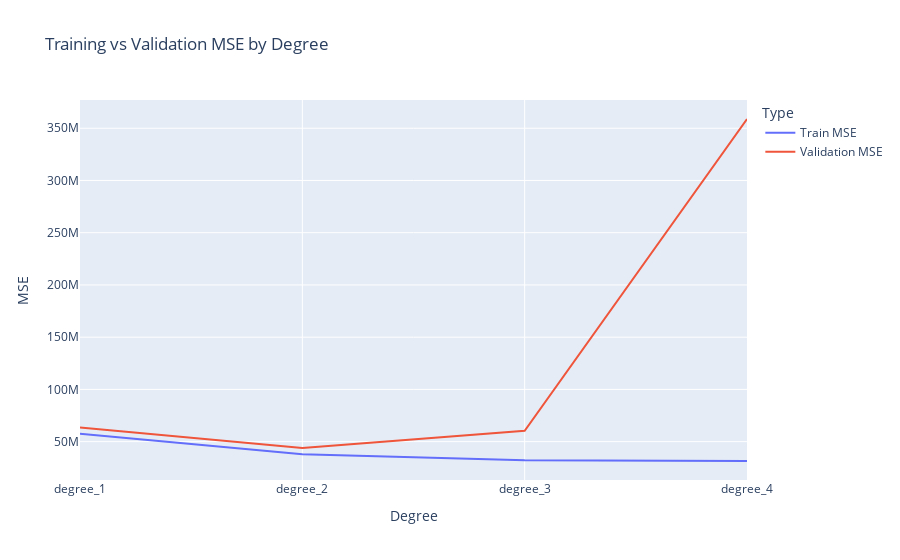

Notebook source saved alongside this figure:
### Code cell
#understand how test and train mse vary with polynomial degree
linear_mse_scores = pd.DataFrame({
    'Degree': list(cv_scores_train.keys()),
    'Train MSE': list(cv_scores_train.values()),
    'Validation MSE': list(cv_scores_val.values())
})
fig1 = px.line(linear_mse_scores.melt(id_vars = 'Degree', var_name = 'Type', value_name = 'MSE'),
               x = 'Degree', y = 'MSE', color = 'Type', title = 'Training vs Validation MSE by Degree')
fig1.show()

### Figure 1 — Plotly figure (JSON) as saved in the notebook; plotly's stock layout.template omitted (floating-point values rounded to 4 significant figures)
{"data": [{"hovertemplate": "Type=Train MSE<br>Degree=%{x}<br>MSE=%{y}<extra></extra>", "legendgroup": "Train MSE", "line": {"color": "#636efa", "dash": "solid"}, "marker": {"symbol": "circle"}, "mode": "lines", "name": "Train MSE", "orientation": "v", "showlegend": true, "type": "scatter", "x": ["degree_1", "degree_2", "degree_3", "degree_4"], "xaxis": "x", "y": [57540000.0, 37840000.0, 32220000.0, 31480000.0], "yaxis": "y"}, {"hovertemplate": "Type=Validation MSE<br>Degree=%{x}<br>MSE=%{y}<extra></extra>", "legendgroup": "Validation MSE", "line": {"color": "#EF553B", "dash": "solid"}, "marker": {"symbol": "circle"}, "mode": "lines", "name": "Validation MSE", "orientation": "v", "showlegend": true, "type": "scatter", "x": ["degree_1", "degree_2", "degree_3", "degree_4"], "xaxis": "x", "y": [63590000.0, 43980000.0, 60400000.0, 358800000.0], "yaxis": "y"}], "layout": {"autosize": true, "legend": {"title": {"text": "Type"}, "tracegroupgap": 0}, "title": {"text": "Training vs Validation MSE by Degree"}, "xaxis": {"anchor": "y", "autorange": true, "domain": [0, 1], "range": [0, 3], "title": {"text": "Degree"}, "type": "category"}, "yaxis": {"anchor": "x", "autorange": true, "domain": [0, 1], "range": [13290000.0, 377000000.0], "title": {"text": "MSE"}, "type": "linear"}}}
